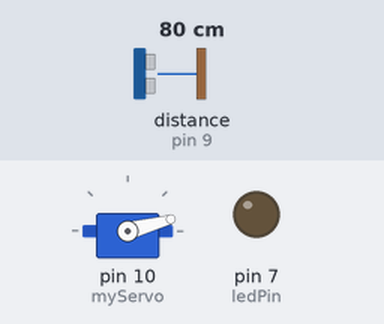
The sketch below on a simulated Arduino Uno, built with avr-gcc and run on an emulated ATmega328P. On the bench: servo, output pins drawn as LEDs (lit = HIGH). Wiring (inferred from the names in the program): ultrasonic range finder: trigger pin 8; echo pin 9. The inputs (shaded band) are chosen by the test bench; at power-on: distance to the obstacle (sensor on pin 9) 80 cm. The echo pulse lasts 58.3 µs per cm; pins used as bus, display or sensor lines are not drawn; what the sketch prints to the serial monitor is not drawn.

Above: at 2.01 s.
2.9 s: distance to the obstacle (sensor on pin 9) set to 2 cm
At 3.6 s:
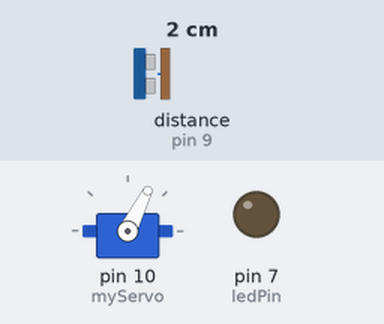
5.9 s: distance to the obstacle (sensor on pin 9) set to 18 cm
At 12.3 s:
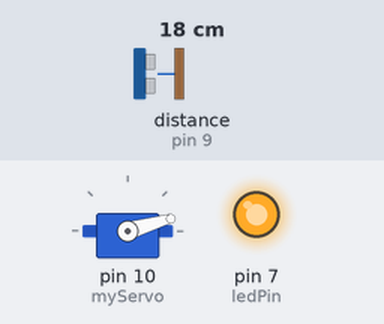
Timing chart, 0 to 17.9 s (numbered marks = the images above; inputs shaded):
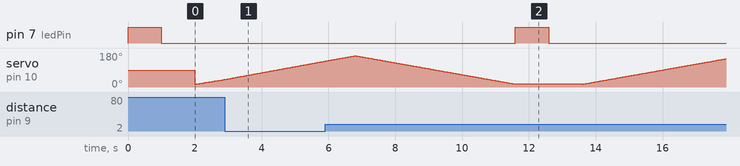

The sketch:

sketchCode.ino
```cpp
// Includes the Servo library
#include <Servo.h>.
// Defines Tirg and Echo pins of the Ultrasonic Sensor
const int trigPin = 8;
const int echoPin = 9;
const int ledPin=7;
// Variables for the duration and the distance
long duration;
int distance;
Servo myServo; // Creates a servo object for controlling the servo motor
void setup() {
  pinMode(trigPin, OUTPUT); // Sets the trigPin as an Output
  pinMode(echoPin, INPUT); // Sets the echoPin as an Input
  Serial.begin(9600);
  myServo.attach(10); // Defines on which pin is the servo motor attached
  pinMode(ledPin,OUTPUT);

}
void loop() {
  digitalWrite(ledPin,HIGH);
  delay(1000);
    digitalWrite(ledPin,LOW);
  delay(1000);

  // rotates the servo motor from 15 to 165 degrees
  for(int i=15;i<=165;i++){
  myServo.write(i);
  delay(30);
  distance = calculateDistance();// Calls a function for calculating the distance measured by the Ultrasonic sensor for each degree

  Serial.print(i); // Sends the current degree into the Serial Port
  Serial.print(","); // Sends addition character right next to the previous value needed later in the Processing IDE for indexing
  Serial.print(distance); // Sends the distance value into the Serial Port
  Serial.print("."); // Sends addition character right next to the previous value needed later in the Processing IDE for indexing
  }
  // Repeats the previous lines from 165 to 15 degrees
  for(int i=165;i>15;i--){
  myServo.write(i);
  delay(30);
  distance = calculateDistance();
  Serial.print(i);
  Serial.print(",");
  Serial.print(distance);
  Serial.print(".");
  }


}
// Function for calculating the distance measured by the Ultrasonic sensor
int calculateDistance(){

  digitalWrite(trigPin, LOW);
  delayMicroseconds(2);
  // Sets the trigPin on HIGH state for 10 micro seconds
  digitalWrite(trigPin, HIGH);
  delayMicroseconds(10);
  digitalWrite(trigPin, LOW);
  duration = pulseIn(echoPin, HIGH); // Reads the echoPin, returns the sound wave travel time in microseconds
  distance= duration*0.034/2;
  return distance;
}
```
